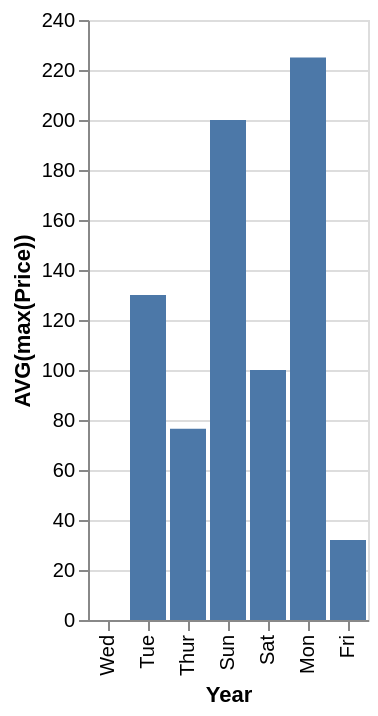

Source (Vega-Lite JSON):
### Vega-Lite specification from a JSON file in a GitHub repository (floating-point values rounded to 4 significant figures)
{"data": {"values": [{"x_data": "Mon", "y_data": 225}, {"x_data": "Tue", "y_data": 130}, {"x_data": "Wed", "y_data": 0}, {"x_data": "Thur", "y_data": 76.5}, {"x_data": "Fri", "y_data": 32}, {"x_data": "Sat", "y_data": 100}, {"x_data": "Sun", "y_data": 200}]}, "mark": "bar", "encoding": {"x": {"field": "x_data", "type": "nominal", "title": "Year", "sort": "descending"}, "y": {"field": "y_data", "type": "quantitative", "title": "AVG(max(Price))"}}}
